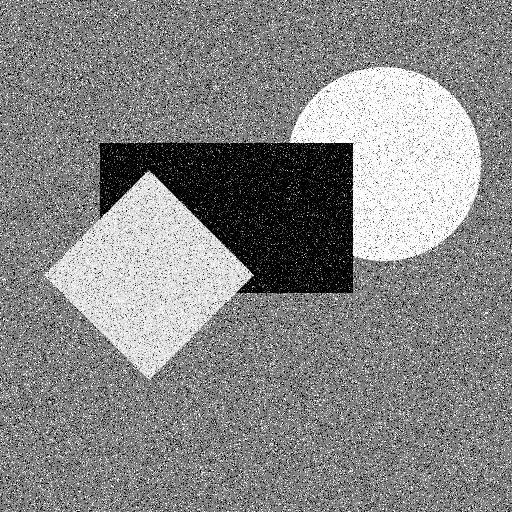
%> input picture Parciales/2022/IMG1.bmp, 512 x 512 px
$ octave --eval "result = Ejercicio1('IMG1.bmp');"   (GNU Octave 9; MATLAB toolbox functions it lacks are replaced by stand-ins)
%> lines starting %> are read from the running program, lines starting %| are printed output that depends on the picture
% 1. Realizar un código en MATLAB que permita encontrar automáticamente los círculos
% en las imágenes adjuntas. Debe informar el centro y radio de cada uno de los círculos.
% La capacidad del script será evaluada en una cuarta imagen ("IMG4").

function [centros, radios] = Ejercicio1(filename)
%> called with filename = 'IMG1.bmp'

img = imread(filename);
%> img is the input picture: size 512x512 uint8; min 0, max 255, mean 134.3
subplot(1,3,1)
imshow(img)

imgFiltrada = medfilt2(img, [5 5],'symmetric');
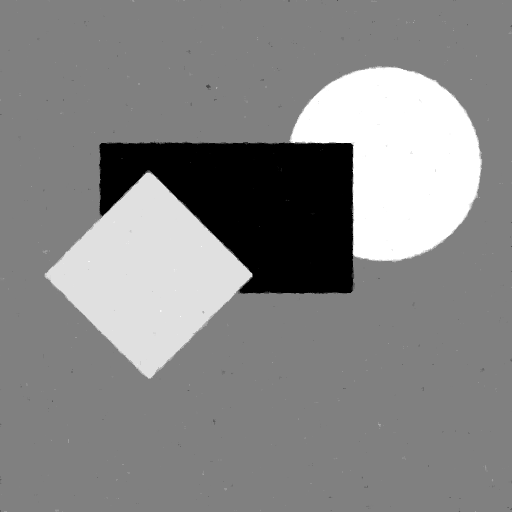
%> imgFiltrada: size 512x512 uint8; min 0, max 255, mean 134.9
subplot(1,3,2)
imshow(imgFiltrada)

[centrosB1, radiosB1] = imfindcircles(imgFiltrada,[20 50], 'Sensitivity', 0.90, 'ObjectPolarity','bright');
%> centrosB1 = [256.5 256.5]; radiosB1 = 20
[centrosB2, radiosB2] = imfindcircles(imgFiltrada,[51 100], 'Sensitivity', 0.97, 'ObjectPolarity','bright');
%> centrosB2 = [386.8 163.2; 158.4 269.7]; radiosB2 = [96.08; 79.15]
[centrosN1, radiosN1] = imfindcircles(imgFiltrada,[20 50], 'Sensitivity', 0.90, 'ObjectPolarity','dark');
%> centrosN1 = [256.5 256.5]; radiosN1 = 40.25
[centrosN2, radiosN2] = imfindcircles(imgFiltrada,[51 100], 'Sensitivity', 0.97, 'ObjectPolarity','dark');
%> centrosN2 = [281.1 202.1]; radiosN2 = 75.49

centros = [centrosB1; centrosB2; centrosN1; centrosN2];
%> centros = [256.5 256.5; 386.8 163.2; 158.4 269.7; 256.5 256.5; 281.1 202.1]
radios = [radiosB1; radiosB2; radiosN1; radiosN2];
%> radios = [20; 96.08; 79.15; 40.25; 75.49]
%> `result = Ejercicio1('IMG1.bmp');`:
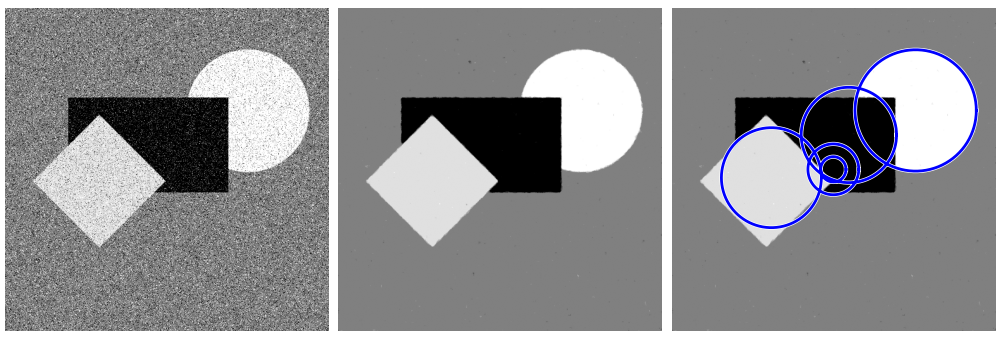
%> figure redrawn from the program's plot data, 3 panels
%> `result = Ejercicio1('IMG1.bmp');`: result has the same summary as centros in Ejercicio1

subplot(1,3,3)
imshow(imgFiltrada)
viscircles(centros, radios, 'EdgeColor', 'b');

end

$ run again, on Parciales/2022/IMG2.bmp
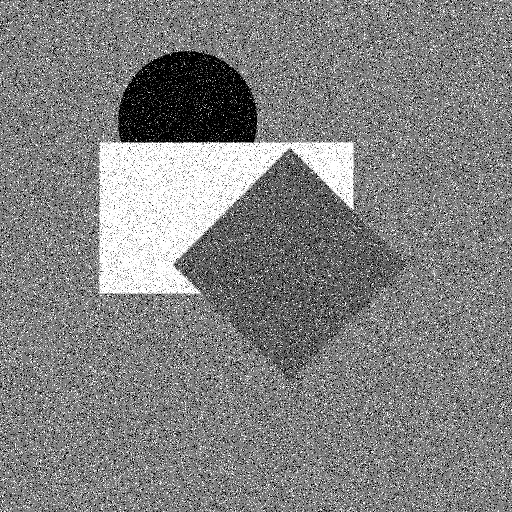
%> input picture Parciales/2022/IMG2.bmp, 512 x 512 px
%> in Ejercicio1, img is the input picture: size 512x512 uint8; min 0, max 255, mean 129.4
%> in Ejercicio1, `imgFiltrada = medfilt2(img, [5 5],'symmetric');`:
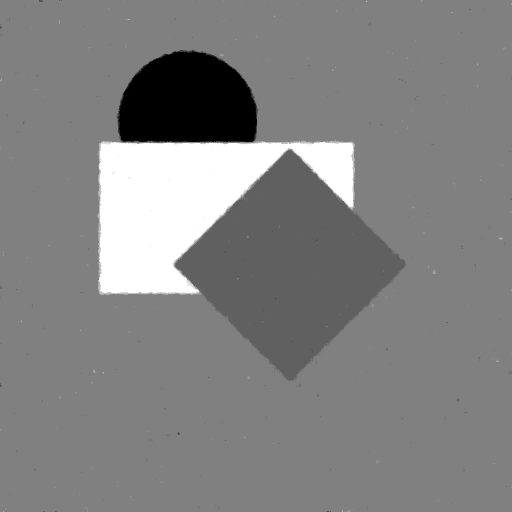
%> imgFiltrada: size 512x512 uint8; min 0, max 255, mean 129.8
%> centrosB1 = [204.4 155.3]; radiosB1 = 20
%> centrosB2 = [159.1 209.8]; radiosB2 = 62.32
%> centrosN1 = [219.1 107.1]; radiosN1 = 36.03
%> centrosN2 = [187.8 120; 276 246.2]; radiosN2 = [69.07; 62.54]
%> centros = [204.4 155.3; 159.1 209.8; 219.1 107.1; 187.8 120; 276 246.2]
%> radios = [20; 62.32; 36.03; 69.07; 62.54]
%> `result = Ejercicio1('IMG1.bmp');`:
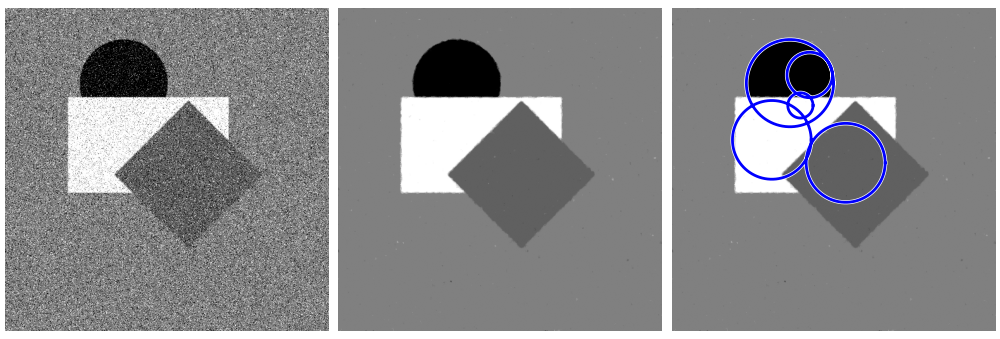
%> figure redrawn from the program's plot data, 3 panels
%> result has the same summary as centros in Ejercicio1

$ run again, on Parciales/2022/IMG3.bmp
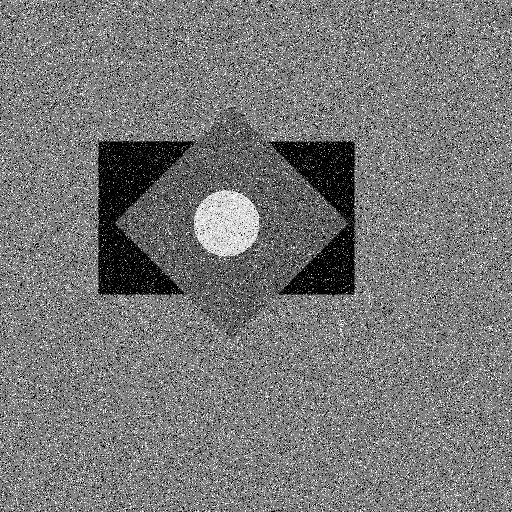
%> input picture Parciales/2022/IMG3.bmp, 512 x 512 px
%> in Ejercicio1, img is the input picture: size 512x512 uint8; min 0, max 255, mean 119.6
%> in Ejercicio1, `imgFiltrada = medfilt2(img, [5 5],'symmetric');`:
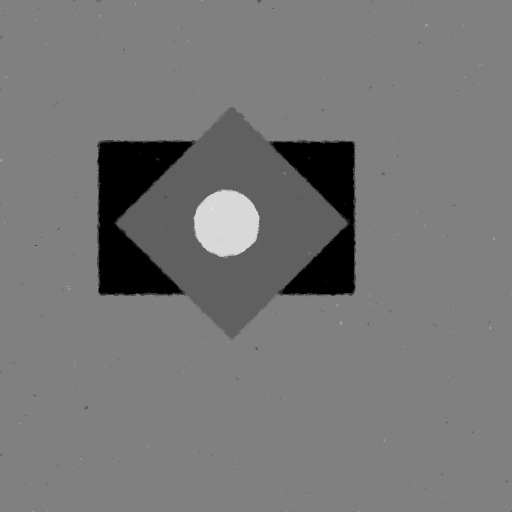
%> imgFiltrada: size 512x512 uint8; min 0, max 234, mean 118.9
%> centrosB1 = [227 223.8]; radiosB1 = 32.68
%> centrosB2 = [207.6 219.9; 26.21 218.9]; radiosB2 = [61.44; 72.23]
%> centrosN1 = [142.3 218.4]; radiosN1 = 44.65
%> centrosN2 = [162.9 219.1; 301.3 219.6]; radiosN2 = [76.19; 57.53]
%> centros = [227 223.8; 207.6 219.9; 26.21 218.9; 142.3 218.4; 162.9 219.1; 301.3 219.6]
%> radios = [32.68; 61.44; 72.23; 44.65; 76.19; 57.53]
%> `result = Ejercicio1('IMG1.bmp');`:
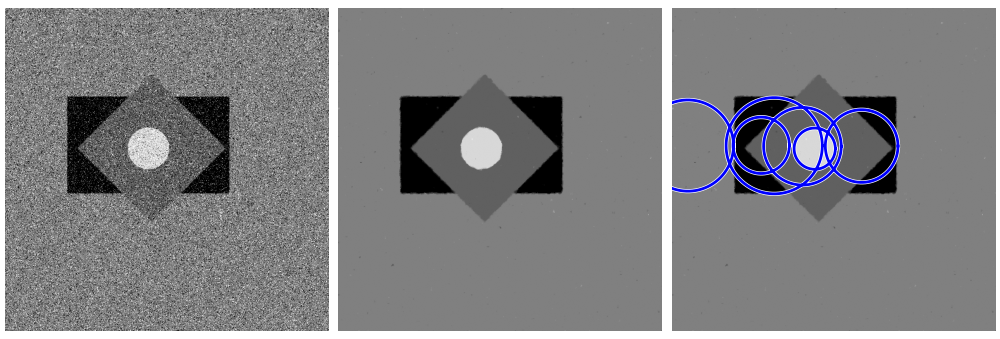
%> figure redrawn from the program's plot data, 3 panels
%> result has the same summary as centros in Ejercicio1
